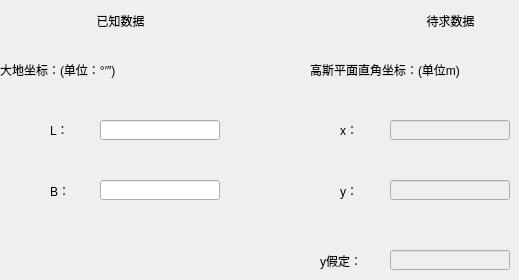
    <widget class="QWidget" name="page_7">
     <widget class="QLabel" name="label_40">
      <property name="geometry">
       <rect>
        <x>320</x>
        <y>250</y>
        <width>41</width>
        <height>21</height>
       </rect>
      </property>
      <property name="text">
       <string>y假定：</string>
      </property>
     </widget>
     <widget class="QLineEdit" name="b3LEdit">
      <property name="geometry">
       <rect>
        <x>100</x>
        <y>180</y>
        <width>120</width>
        <height>20</height>
       </rect>
      </property>
      <property name="inputMask">
       <string/>
      </property>
      <property name="text">
       <string/>
      </property>
     </widget>
     <widget class="QLabel" name="label_41">
      <property name="geometry">
       <rect>
        <x>340</x>
        <y>120</y>
        <width>41</width>
        <height>20</height>
       </rect>
      </property>
      <property name="text">
       <string>x：</string>
      </property>
     </widget>
     <widget class="QLineEdit" name="y3LEdit">
      <property name="enabled">
       <bool>false</bool>
      </property>
      <property name="geometry">
       <rect>
        <x>390</x>
        <y>180</y>
        <width>120</width>
        <height>20</height>
       </rect>
      </property>
     </widget>
     <widget class="QLineEdit" name="l3LEdit">
      <property name="geometry">
       <rect>
        <x>100</x>
        <y>120</y>
        <width>120</width>
        <height>20</height>
       </rect>
      </property>
      <property name="text">
       <string/>
      </property>
     </widget>
     <widget class="QLabel" name="label_42">
      <property name="geometry">
       <rect>
        <x>0</x>
        <y>60</y>
        <width>151</width>
        <height>20</height>
       </rect>
      </property>
      <property name="text">
       <string>大地坐标：(单位：°′″)</string>
      </property>
     </widget>
     <widget class="QLabel" name="label_43">
      <property name="geometry">
       <rect>
        <x>50</x>
        <y>120</y>
        <width>41</width>
        <height>20</height>
       </rect>
      </property>
      <property name="text">
       <string>L：</string>
      </property>
     </widget>
     <widget class="QLineEdit" name="y3fLEdit">
      <property name="enabled">
       <bool>false</bool>
      </property>
      <property name="geometry">
       <rect>
        <x>390</x>
        <y>250</y>
        <width>120</width>
        <height>20</height>
       </rect>
      </property>
     </widget>
     <widget class="QLabel" name="label_44">
      <property name="geometry">
       <rect>
        <x>50</x>
        <y>180</y>
        <width>31</width>
        <height>21</height>
       </rect>
      </property>
      <property name="text">
       <string>B：</string>
      </property>
     </widget>
     <widget class="QLabel" name="label_45">
      <property name="geometry">
       <rect>
        <x>420</x>
        <y>10</y>
        <width>61</width>
        <height>21</height>
       </rect>
      </property>
      <property name="text">
       <string>待求数据</string>
      </property>
      <property name="alignment">
       <set>Qt::AlignCenter</set>
      </property>
     </widget>
     <widget class="QLabel" name="label_47">
      <property name="geometry">
       <rect>
        <x>310</x>
        <y>60</y>
        <width>161</width>
        <height>20</height>
       </rect>
      </property>
      <property name="text">
       <string>高斯平面直角坐标：(单位m)</string>
      </property>
     </widget>
     <widget class="QLineEdit" name="x3LEdit">
      <property name="enabled">
       <bool>false</bool>
      </property>
      <property name="geometry">
       <rect>
        <x>390</x>
        <y>120</y>
        <width>120</width>
        <height>20</height>
       </rect>
      </property>
     </widget>
     <widget class="QLabel" name="label_48">
      <property name="geometry">
       <rect>
        <x>90</x>
        <y>10</y>
        <width>61</width>
        <height>21</height>
       </rect>
      </property>
      <property name="text">
       <string>已知数据</string>
      </property>
      <property name="alignment">
       <set>Qt::AlignCenter</set>
      </property>
     </widget>
     <widget class="QLabel" name="label_49">
      <property name="geometry">
       <rect>
        <x>340</x>
        <y>180</y>
        <width>31</width>
        <height>21</height>
       </rect>
      </property>
      <property name="text">
       <string>y：</string>
      </property>
     </widget>
    </widget>
